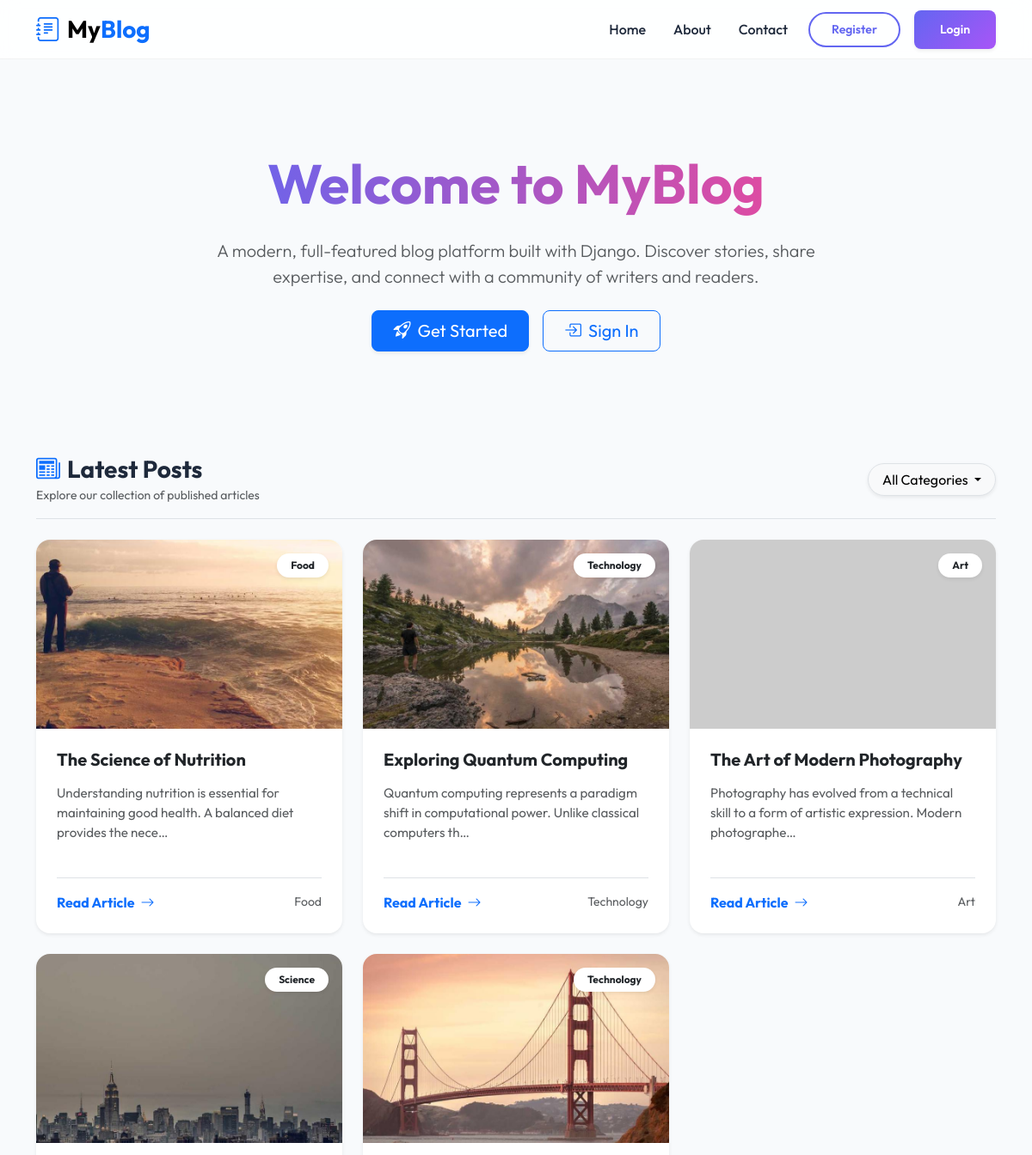
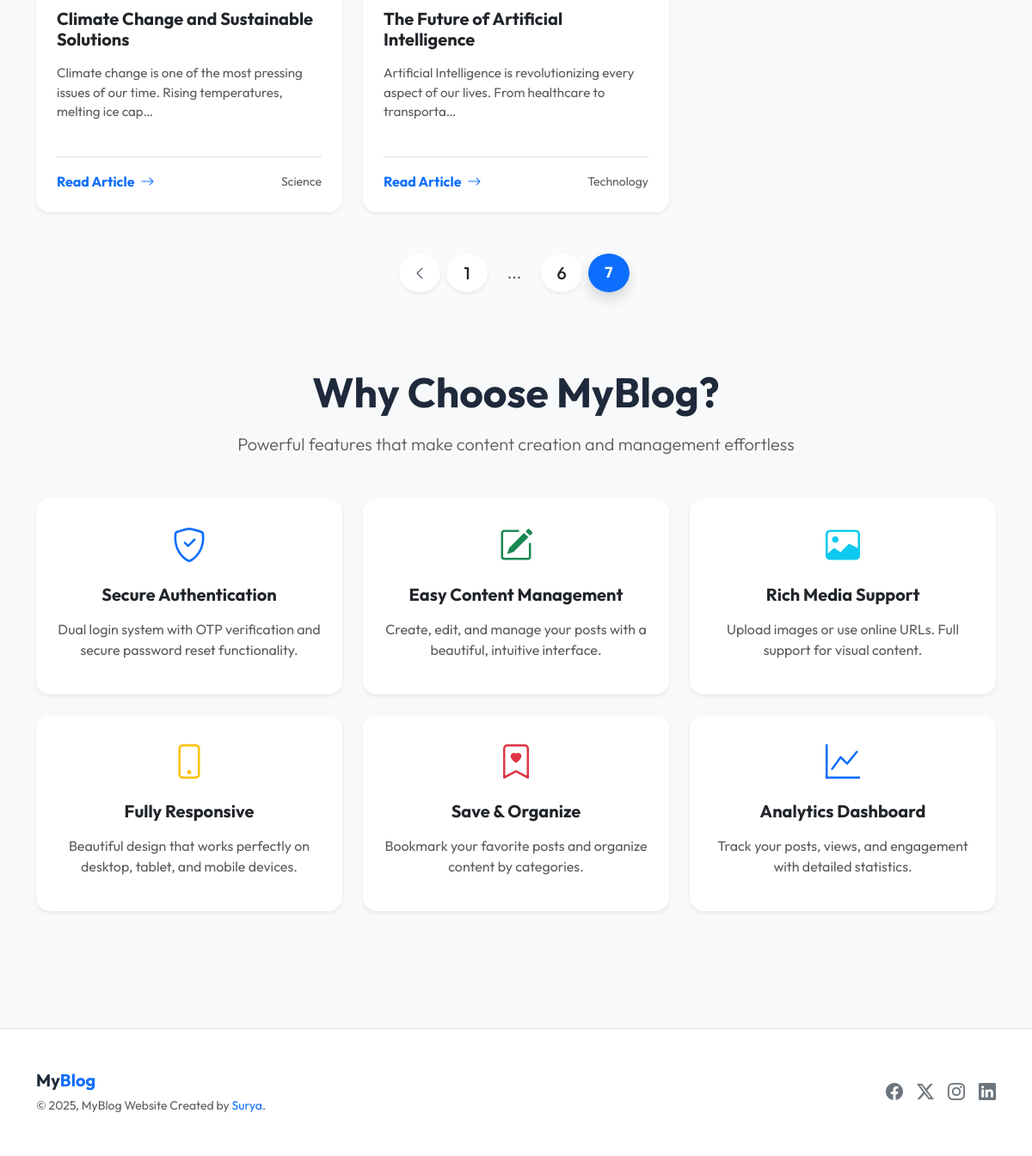
Screenshot of /?page=7 with the database file from the repository (2 pictures, top to bottom).
### blog/models.py (models this page shows, shortened)
class Post(models.Model):
    title = models.CharField(max_length=100)
    content = models.TextField()
    img_url = models.ImageField(max_length=500, null=True, blank=True, upload_to="posts/images")
    image_url_online = models.URLField(max_length=500, null=True, blank=True, help_text="Online image URL (if provided instead of file upload)")
    created_at = models.DateTimeField(auto_now_add=True)
    slug = models.SlugField(max_length=500, blank=True, null=True)
    category = models.ForeignKey(Category, on_delete=models.CASCADE)
    user = models.ForeignKey(User, on_delete=models.CASCADE, null=True, blank=True)
    saved_by = models.ManyToManyField(User, related_name='saved_posts', blank=True)
    is_published = models.BooleanField(default=False)
    @property
    def formatted_img_url(self):
        category_seeds = {
            "Technology": "tech",
            "Science": "science",
            "Art": "art",
            "Sports": "sports",
            "Food": "food",
        }
        if self.image_url_online:
            return self.image_url_online
        if self.img_url and hasattr(self.img_url, 'name') and self.img_url.name:
            try:
                file_path = os.path.join(settings.MEDIA_ROOT, self.img_url.name)
                if os.path.exists(file_path) and os.path.getsize(file_path) > 0:
                    uploaded_url = self.img_url.url
                    if uploaded_url.startswith(('http://', 'https://')):
                        return uploaded_url
                    return uploaded_url
            except (ValueError, AttributeError, OSError, Exception):
                pass
        if self.id and self.category:
            category_name = self.category.name
            base_seed = category_seeds.get(category_name, "default")
            title_hash = hashlib.md5(self.title.encode()).hexdigest()[:8] if self.title else "00000000"
            content_hash = hashlib.md5(self.content.encode()).hexdigest()[:4] if self.content else "0000"
            unique_seed = f"{base_seed}_{self.id}_{title_hash}_{content_hash}"
            return f"https://picsum.photos/seed/{unique_seed}/800/600"
        else:
            return f"https://picsum.photos/seed/default_{self.id or 'new'}/800/600"

class Category(models.Model):
    name = models.CharField(max_length=100)

### blog/views.py (the view)
# urls.py: path("", views.index, name="index"),
def index(request):
    blog_title = "Latest Posts"
    all_posts = Post.objects.filter(is_published=True).order_by('-created_at')  # Newest first
    categories = Category.objects.all()
    category_name = request.GET.get("category")
    if category_name:
        all_posts = all_posts.filter(category__name=category_name)
        blog_title = f"{category_name} Posts"
    total_posts = Post.objects.filter(is_published=True).count()
    total_categories = Category.objects.count()
    total_users = User.objects.count()
    recent_posts_count = Post.objects.filter(is_published=True).order_by('-created_at')[:5].count()
    paginator = Paginator(all_posts, 5)
    page_number = request.GET.get("page")
    page_obj = paginator.get_page(page_number)
    custom_range = page_obj.paginator.get_elided_page_range(
        page_obj.number,
        on_each_side=1,
        on_ends=1
    )
    return render(
        request,
        "blog/index.html",
        {
            "blog_title": blog_title,
            "page_obj": page_obj,
            "paginator": paginator,
            "categories": categories,
            "current_category": category_name,
            "custom_range": custom_range,
            "total_posts": total_posts,
            "total_categories": total_categories,
            "total_users": total_users,
            "recent_posts_count": recent_posts_count,
        }
    )

### blog/templates/blog/index.html (shortened to what this page needs)
{% extends 'blog/base.html' %}
{% block content %}
<section class="py-5 text-center container">
    <div class="row py-lg-5 animate__animated animate__fadeInDown">
        <div class="col-lg-8 col-md-10 mx-auto">
            <h1 class="fw-bold display-3 text-gradient mb-4">Welcome to MyBlog</h1>
            <p class="lead text-muted fs-5 mb-4">A modern, full-featured blog platform built with Django. Discover stories, share expertise, and connect with a community of writers and readers.</p>
            <div class="d-flex gap-3 justify-content-center flex-wrap">
                {% if not user.is_authenticated %}
                <a href="{% url 'blog:register' %}" class="btn btn-primary btn-lg px-4 shadow-sm">
                    <i class="bi bi-rocket-takeoff me-2"></i>Get Started
                </a>
                <a href="{% url 'blog:login' %}" class="btn btn-outline-primary btn-lg px-4">
                    <i class="bi bi-box-arrow-in-right me-2"></i>Sign In
                </a>
                {% endif %}
            </div>
        </div>
    </div>
</section>
<div class="container py-4">
    <div class="d-flex justify-content-between align-items-center mb-4 border-bottom pb-3">
        <div>
            <h3 class="fw-bold m-0"><i class="bi bi-newspaper me-2 text-primary"></i>Latest Posts</h3>
            <p class="text-muted small mb-0 mt-1">Explore our collection of published articles</p>
        </div>
        <div class="dropdown">
            <button class="btn btn-light dropdown-toggle rounded-pill px-3 border shadow-sm" type="button"
                id="dropdownMenuButton1" data-bs-toggle="dropdown" aria-expanded="false">
                {{ current_category|default:"All Categories" }}
            </button>
        </div>
    </div>
    {% if page_obj %}
    <div class="row row-cols-1 row-cols-md-3 g-4">
        {% for post in page_obj %}
        <div class="col">
            <div class="card h-100 card-hover border-0 rounded-4 overflow-hidden shadow-sm">
                <div class="position-relative overflow-hidden">
                    <img src="{{post.formatted_img_url}}" class="card-img-top zoom-effect" alt="{{post.title}}"
                        style="height: 220px; object-fit: cover;">
                    <span
                        class="position-absolute top-0 end-0 bg-white badge text-dark m-3 rounded-pill shadow-sm py-2 px-3 fw-bold">
                        {{post.category.name|default:"General"}}
                    </span>
                </div>
                <div class="card-body d-flex flex-column p-4">
                    <h5 class="card-title fw-bold mb-3">{{ post.title }}</h5>
                    <p class="card-text text-muted flex-grow-1" style="font-size: 0.95rem;">
                        {{ post.content|truncatechars:100 }}
                    </p>
                    <div class="mt-4 pt-3 border-top d-flex justify-content-between align-items-center">
                        <a href="{% url 'blog:detail' slug=post.slug %}"
                            class="text-primary fw-bold text-decoration-none">Read Article <i
                                class="bi bi-arrow-right ms-1"></i></a>
                        <small class="text-muted">{{post.category.name}}</small>
                    </div>
                </div>
            </div>
        </div>
        {% endfor %}
    </div>
    <div class="mt-5 d-flex justify-content-center">
        {% if page_obj.has_other_pages %}
        <nav aria-label="Page navigation">
            <ul class="pagination pagination-lg align-items-center g-2">
                {% if page_obj.has_previous %}
                <li class="page-item me-1">
                    <a class="page-link border-0 shadow-sm rounded-circle d-flex align-items-center justify-content-center"
                        style="width: 45px; height: 45px; color: #2d3748; background-color: #fff;"
                        href="?page={{ page_obj.previous_page_number }}{% if current_category %}&category={{ current_category }}{% endif %}"
                        aria-label="Previous">
                        <i class="bi bi-chevron-left" style="font-size: 1rem;"></i>
                    </a>
                </li>
                {% endif %}
                {% for i in custom_range %}
                {% if page_obj.number == i %}
                <li class="page-item active mx-1" aria-current="page">
                    <span
                        class="page-link border-0 shadow rounded-circle d-flex align-items-center justify-content-center bg-primary text-white fw-bold"
                        style="width: 45px; height: 45px; font-size: 1.1rem;">{{ i }}</span>
                </li>
                {% elif i == paginator.ELLIPSIS %}
                <li class="page-item disabled mx-1">
                    <span
                        class="page-link border-0 bg-transparent text-muted d-flex align-items-center justify-content-center"
                        style="width: 45px; height: 45px; font-size: 1.2rem;">...</span>
                </li>
                {% else %}
                <li class="page-item mx-1">
                    <a class="page-link border-0 shadow-sm rounded-circle d-flex align-items-center justify-content-center text-dark bg-white hover-up"
                        style="width: 45px; height: 45px; font-weight: 500;"
                        href="?page={{ i }}{% if current_category %}&category={{ current_category }}{% endif %}">
                        {{ i }}
                    </a>
                </li>
                {% endif %}
                {% endfor %}
            </ul>
        </nav>
        {% endif %}
    </div>
    {% endif %}
</div>
<section class="py-5 bg-light mb-5">
    <div class="container">
        <div class="text-center mb-5">
            <h2 class="fw-bold display-5 mb-3">Why Choose MyBlog?</h2>
            <p class="text-muted lead">Powerful features that make content creation and management effortless</p>
        </div>
        <div class="row g-4">
            <div class="col-md-4">
                <div class="card border-0 shadow-sm rounded-4 p-4 h-100 text-center">
                    <div class="mb-3">
                        <i class="bi bi-shield-check fs-1 text-primary"></i>
                    </div>
                    <h5 class="fw-bold mb-3">Secure Authentication</h5>
                    <p class="text-muted">Dual login system with OTP verification and secure password reset functionality.</p>
                </div>
            </div>
            <div class="col-md-4">
                <div class="card border-0 shadow-sm rounded-4 p-4 h-100 text-center">
                    <div class="mb-3">
                        <i class="bi bi-pencil-square fs-1 text-success"></i>
                    </div>
                    <h5 class="fw-bold mb-3">Easy Content Management</h5>
                    <p class="text-muted">Create, edit, and manage your posts with a beautiful, intuitive interface.</p>
                </div>
            </div>
            <div class="col-md-4">
                <div class="card border-0 shadow-sm rounded-4 p-4 h-100 text-center">
                    <div class="mb-3">
                        <i class="bi bi-image fs-1 text-info"></i>
                    </div>
                    <h5 class="fw-bold mb-3">Rich Media Support</h5>
                    <p class="text-muted">Upload images or use online URLs. Full support for visual content.</p>
                </div>
            </div>
            <div class="col-md-4">
                <div class="card border-0 shadow-sm rounded-4 p-4 h-100 text-center">
                    <div class="mb-3">
                        <i class="bi bi-phone fs-1 text-warning"></i>
                    </div>
                    <h5 class="fw-bold mb-3">Fully Responsive</h5>
                    <p class="text-muted">Beautiful design that works perfectly on desktop, tablet, and mobile devices.</p>
                </div>
            </div>
            <div class="col-md-4">
                <div class="card border-0 shadow-sm rounded-4 p-4 h-100 text-center">
                    <div class="mb-3">
                        <i class="bi bi-bookmark-heart fs-1 text-danger"></i>
                    </div>
                    <h5 class="fw-bold mb-3">Save & Organize</h5>
                    <p class="text-muted">Bookmark your favorite posts and organize content by categories.</p>
                </div>
            </div>
            <div class="col-md-4">
                <div class="card border-0 shadow-sm rounded-4 p-4 h-100 text-center">
                    <div class="mb-3">
                        <i class="bi bi-graph-up fs-1 text-primary"></i>
                    </div>
                    <h5 class="fw-bold mb-3">Analytics Dashboard</h5>
                    <p class="text-muted">Track your posts, views, and engagement with detailed statistics.</p>
                </div>
            </div>
        </div>
    </div>
</section>
{% endblock %}

### blog/static/blog/style.css (style rules this page uses)
:root { --primary-color: #6366f1; --primary-hover: #4f46e5; --secondary-color: #ec4899; --bg-color: #f8fafc; --text-color: #0f172a; --nav-bg: rgba(255, 255, 255, 0.85); --card-bg: #ffffff; --card-shadow: 0 4px 6px -1px rgb(0 0 0 / 0.1), 0 2px 4px -2px rgb(0 0 0 / 0.1); --card-shadow-hover: 0 10px 15px -3px rgb(0 0 0 / 0.1), 0 4px 6px -4px rgb(0 0 0 / 0.1); }
body { background-color: var(--bg-color); color: var(--text-color); }
a { text-decoration: none; transition: color 0.3s ease; }
.card-hover { transition: all 0.3s ease; border: none; box-shadow: var(--card-shadow); }
.text-gradient { background: linear-gradient(to right, var(--primary-color), #ec4899); -webkit-background-clip: text; -webkit-text-fill-color: transparent; }
.zoom-effect { transition: transform 0.5s ease; transform-style: preserve-3d; }

### blog/templates/blog/base.html (style rules this page uses)
:root { --primary-color: #6366f1; --secondary-color: #a855f7; --bg-color: #f8fafc; --text-color: #1e293b; --card-bg: #ffffff; }
body { font-family: 'Outfit', sans-serif; background-color: var(--bg-color); color: var(--text-color); display: flex; flex-direction: column; min-height: 100vh; }

### rows the page displays
Post: formatted_img_url (picture), category.name "Food", title "The Science of Nutrition", content "Understanding nutrition is essential for maintaining good health. A balanced diet provides the nece…"
Post: formatted_img_url (picture), category.name "Technology", title "Exploring Quantum Computing", content "Quantum computing represents a paradigm shift in computational power. Unlike classical computers th…"
Post: category.name "Art", title "The Art of Modern Photography", content "Photography has evolved from a technical skill to a form of artistic expression. Modern photographe…"
Post: formatted_img_url (picture), category.name "Science", title "Climate Change and Sustainable Solutions", content "Climate change is one of the most pressing issues of our time. Rising temperatures, melting ice cap…"
Post: formatted_img_url (picture), category.name "Technology", title "The Future of Artificial Intelligence", content "Artificial Intelligence is revolutionizing every aspect of our lives. From healthcare to transporta…"

### other values shown
{{ current_category|default:"All Categories" }} "All Categories"
{{ i }} "1" "6"
{{ i }} "7"
